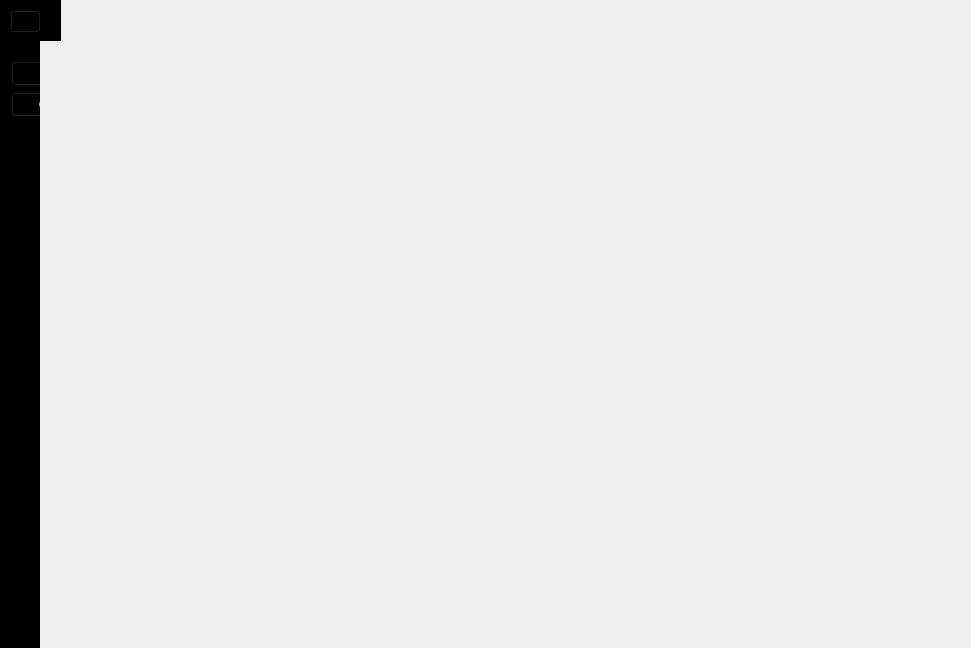
<?xml version="1.0" encoding="UTF-8"?>
<ui version="4.0">
 <class>MainWindow</class>
 <widget class="QMainWindow" name="MainWindow">
  <property name="geometry">
   <rect>
    <x>0</x>
    <y>0</y>
    <width>971</width>
    <height>648</height>
   </rect>
  </property>
  <property name="windowTitle">
   <string>MainWindow</string>
  </property>
  <widget class="QWidget" name="centralwidget">
   <widget class="QFrame" name="frame">
    <property name="geometry">
     <rect>
      <x>0</x>
      <y>0</y>
      <width>61</width>
      <height>41</height>
     </rect>
    </property>
    <property name="styleSheet">
     <string notr="true">background-color: black;
color: white;</string>
    </property>
    <property name="frameShape">
     <enum>QFrame::StyledPanel</enum>
    </property>
    <property name="frameShadow">
     <enum>QFrame::Raised</enum>
    </property>
    <widget class="QPushButton" name="openmenu">
     <property name="geometry">
      <rect>
       <x>10</x>
       <y>10</y>
       <width>31</width>
       <height>23</height>
      </rect>
     </property>
     <property name="text">
      <string/>
     </property>
     <property name="icon">
      <iconset>
       <normaloff>../../Downloads/download (3).png</normaloff>../../Downloads/download (3).png</iconset>
     </property>
    </widget>
   </widget>
   <widget class="QFrame" name="sidebar">
    <property name="geometry">
     <rect>
      <x>0</x>
      <y>40</y>
      <width>40</width>
      <height>611</height>
     </rect>
    </property>
    <property name="styleSheet">
     <string notr="true">background-color: black;
color: white;</string>
    </property>
    <property name="frameShape">
     <enum>QFrame::StyledPanel</enum>
    </property>
    <property name="frameShadow">
     <enum>QFrame::Raised</enum>
    </property>
    <widget class="QToolButton" name="toolButton">
     <property name="geometry">
      <rect>
       <x>11</x>
       <y>21</y>
       <width>127</width>
       <height>25</height>
      </rect>
     </property>
     <property name="text">
      <string>     Create New Set</string>
     </property>
     <property name="icon">
      <iconset>
       <normaloff>../../Downloads/download (1).png</normaloff>../../Downloads/download (1).png</iconset>
     </property>
     <property name="toolButtonStyle">
      <enum>Qt::ToolButtonTextBesideIcon</enum>
     </property>
    </widget>
    <widget class="QToolButton" name="toolButton_2">
     <property name="geometry">
      <rect>
       <x>11</x>
       <y>52</y>
       <width>93</width>
       <height>25</height>
      </rect>
     </property>
     <property name="text">
      <string>    Open Set</string>
     </property>
     <property name="icon">
      <iconset>
       <normaloff>../../Downloads/download (2).png</normaloff>../../Downloads/download (2).png</iconset>
     </property>
     <property name="toolButtonStyle">
      <enum>Qt::ToolButtonTextBesideIcon</enum>
     </property>
    </widget>
   </widget>
  </widget>
 </widget>
 <resources/>
 <connections/>
</ui>
